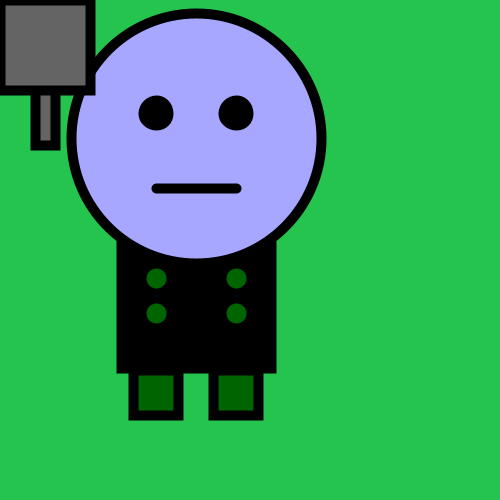
Frame 1 (no input)
Frame 60 (the mouse pressed at the canvas centre just before this capture): identical to frame 1, image omitted
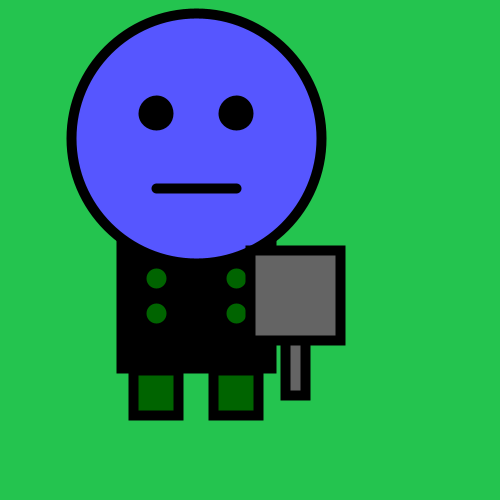
Frame 120 (the mouse held since frame 60 and released just before this capture)

The Processing sketch that drew these frames (run headless with seeded random() and noise(); from frame 60 on, the mouse is pressed at the canvas centre):

// Processing sketch: processing_73105
// ── processing_73105.pde

/****************************************
*Assignment #3
*Name: Erin Penney
*Email: epenney@brynmawr.edu
*Course: CS 110 - Section #001
*Submitted: 10/2/12
*This is a sketch of Loki, brother of Thor. Loki is half Frost Giant, so he transforms into a blue Frost Giant whenever the Hammer of Thor is hovered over him. I made this happen using int variables to represent the reference points within the circle that would be in relation to the mouse (or hammer) location. The objects (Loki and the hammer) were constructed using the object function. Loki is placed randomly every time the program starts. To make it flash red, keep pressing the mouse. 
*
****************************************/

//define variables
int circlex;
int circley;
int circlewidth;
int circleheight;
int dl;

//setup sketch
void setup() {
  size(500,500);
  smooth();
  circlex= (int) random(100,250);
  circley= (int) random (100,250);
  circlewidth= (int) 250;
  circleheight= (int) 250;
  dl= (int) 250;
}

//state objects
void draw() {
  background(36,196,79);
  drawLoki(circlex,circley,dl,dl);
  drawHammer(250,250,90,90);
}


//draw Loki
void drawLoki(int x, int y, int circlewidth, int circleheight) {
  strokeWeight(10);
  int distance= (int) dist(x, y, mouseX, mouseY);
  if (distance<circlewidth/2) {
    println("Frost Giant");
  }
  else {
    println("Asgardian");
  }
  //draw body
  rectMode(CENTER);
  fill(0,100,0);
  rect(x+40,y+255,45,45);
  rect(x-40,y+255,45,45);
  fill(0);
  rect(x,y+155,150,150);
  fill(distance * 0.7, distance * 0.7, 255);
  ellipse(x,y,circlewidth,circlewidth);
  fill(0);
  ellipse(x-40,y-25,circlewidth/10,circlewidth/10);
  ellipse(x+40,y-25,circlewidth/10,circlewidth/10);
  line(x+40,y+50,x-40,y+50);
  fill(0,100,0);
  ellipse(x-40,y+140,30,30);
  ellipse(x+40,y+140,30,30);
  ellipse(x+40,y+175,30,30);
  ellipse(x-40,y+175,30,30);
  }

//draw hammer
void drawHammer(float x, float y, float objectWidth, float objectHeight) {
  fill(100);
  rectMode(CORNER);
  rect(mouseX+35, mouseY+55, objectWidth-70,objectHeight);
  rect(mouseX,mouseY,objectWidth,objectHeight);  
}

//create red flash
void mousePressed() {
  background(255,0,0);
}
